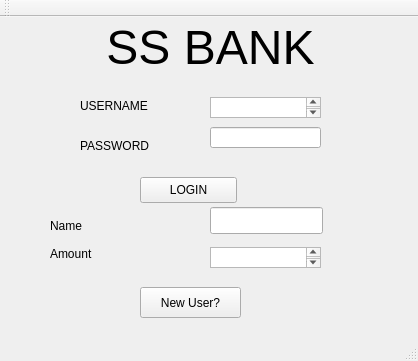
<?xml version="1.0" encoding="UTF-8"?>
<ui version="4.0">
 <class>MainWindow</class>
 <widget class="QMainWindow" name="MainWindow">
  <property name="geometry">
   <rect>
    <x>0</x>
    <y>0</y>
    <width>418</width>
    <height>361</height>
   </rect>
  </property>
  <property name="windowTitle">
   <string>Login</string>
  </property>
  <property name="autoFillBackground">
   <bool>false</bool>
  </property>
  <widget class="QWidget" name="centralWidget">
   <widget class="QPushButton" name="login_pushButton">
    <property name="geometry">
     <rect>
      <x>140</x>
      <y>160</y>
      <width>97</width>
      <height>26</height>
     </rect>
    </property>
    <property name="text">
     <string>LOGIN</string>
    </property>
   </widget>
   <widget class="QLabel" name="label">
    <property name="geometry">
     <rect>
      <x>80</x>
      <y>80</y>
      <width>91</width>
      <height>17</height>
     </rect>
    </property>
    <property name="text">
     <string>USERNAME</string>
    </property>
   </widget>
   <widget class="QLabel" name="label_2">
    <property name="geometry">
     <rect>
      <x>80</x>
      <y>120</y>
      <width>91</width>
      <height>17</height>
     </rect>
    </property>
    <property name="text">
     <string>PASSWORD</string>
    </property>
   </widget>
   <widget class="QTextEdit" name="textEdit">
    <property name="geometry">
     <rect>
      <x>210</x>
      <y>80</y>
      <width>111</width>
      <height>21</height>
     </rect>
    </property>
   </widget>
   <widget class="QLineEdit" name="lineEdit">
    <property name="geometry">
     <rect>
      <x>210</x>
      <y>110</y>
      <width>111</width>
      <height>21</height>
     </rect>
    </property>
    <property name="echoMode">
     <enum>QLineEdit::Password</enum>
    </property>
   </widget>
   <widget class="QPushButton" name="pushButton">
    <property name="geometry">
     <rect>
      <x>140</x>
      <y>270</y>
      <width>101</width>
      <height>31</height>
     </rect>
    </property>
    <property name="text">
     <string>New User?</string>
    </property>
   </widget>
   <widget class="QLabel" name="label_3">
    <property name="geometry">
     <rect>
      <x>50</x>
      <y>200</y>
      <width>67</width>
      <height>17</height>
     </rect>
    </property>
    <property name="text">
     <string>Name</string>
    </property>
   </widget>
   <widget class="QLabel" name="label_4">
    <property name="geometry">
     <rect>
      <x>50</x>
      <y>226</y>
      <width>67</width>
      <height>21</height>
     </rect>
    </property>
    <property name="text">
     <string>Amount</string>
    </property>
   </widget>
   <widget class="QLineEdit" name="lineEdit_2">
    <property name="geometry">
     <rect>
      <x>210</x>
      <y>190</y>
      <width>113</width>
      <height>27</height>
     </rect>
    </property>
   </widget>
   <widget class="QTextEdit" name="textEdit_2">
    <property name="geometry">
     <rect>
      <x>210</x>
      <y>230</y>
      <width>111</width>
      <height>21</height>
     </rect>
    </property>
   </widget>
   <widget class="QLabel" name="label_5">
    <property name="geometry">
     <rect>
      <x>70</x>
      <y>0</y>
      <width>281</width>
      <height>61</height>
     </rect>
    </property>
    <property name="text">
     <string>&lt;html&gt;&lt;head/&gt;&lt;body&gt;&lt;p align=&quot;center&quot;&gt;&lt;span style=&quot; font-size:36pt;&quot;&gt;SS BANK&lt;/span&gt;&lt;/p&gt;&lt;/body&gt;&lt;/html&gt;</string>
    </property>
   </widget>
  </widget>
  <widget class="QToolBar" name="mainToolBar">
   <attribute name="toolBarArea">
    <enum>TopToolBarArea</enum>
   </attribute>
   <attribute name="toolBarBreak">
    <bool>false</bool>
   </attribute>
  </widget>
  <widget class="QStatusBar" name="statusBar"/>
 </widget>
 <layoutdefault spacing="6" margin="11"/>
 <resources/>
 <connections/>
</ui>
